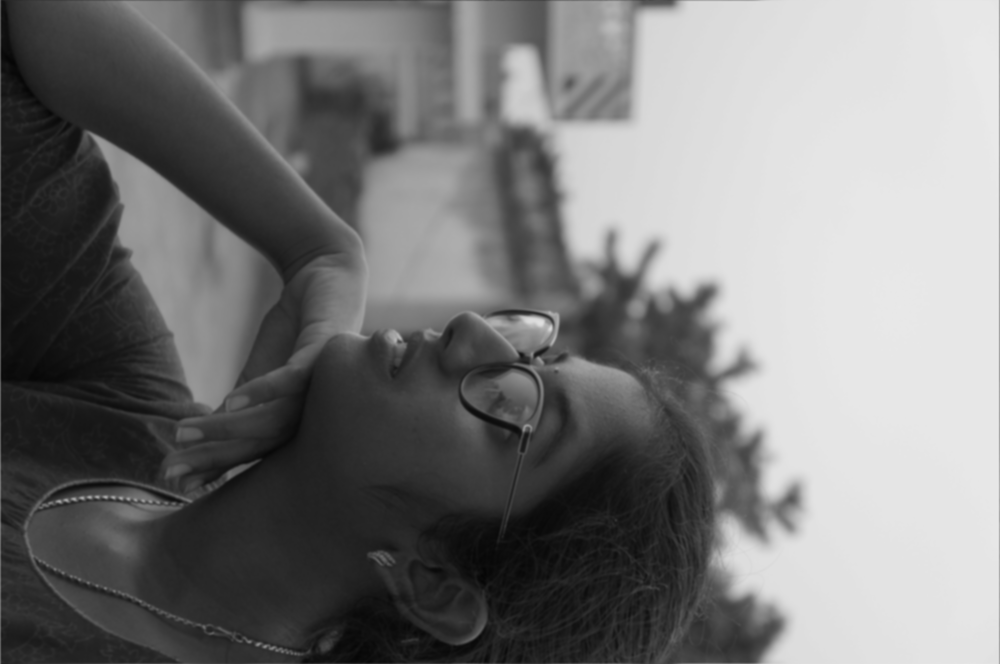
#> input picture output/02_blur_spatial.png, 1000 x 664 px, shrunk from 4912 x 3264 before the run
$ python image_blur_analysis.py --image output/02_blur_spatial.png
#> lines starting #> are read from the running program, lines starting #| are printed output that depends on the picture
import argparse
import os

import numpy as np
from scipy import ndimage
from PIL import Image
import matplotlib.pyplot as plt


# Kernel builders
def box_kernel(size: int) -> np.ndarray:
    """Normalized box (mean) filter kernel of shape (size, size)."""
    return np.ones((size, size), dtype=np.float64) / (size * size)


def gaussian_kernel(size: int, sigma: float) -> np.ndarray:
    """Normalized 2D Gaussian kernel of shape (size, size)."""
    ax = np.arange(size) - (size - 1) / 2.0
    xx, yy = np.meshgrid(ax, ax)
    kernel = np.exp(-(xx ** 2 + yy ** 2) / (2.0 * sigma ** 2))
    return kernel / kernel.sum()


# (A) SPATIAL DOMAIN: direct convolution
def circular_convolution_spatial(image: np.ndarray, kernel: np.ndarray) -> np.ndarray:
    return ndimage.convolve(image, kernel, mode="wrap")


# (B) FREQUENCY DOMAIN: multiply Fourier transforms
def circular_convolution_frequency(image: np.ndarray, kernel: np.ndarray) -> np.ndarray:
    kh, kw = kernel.shape
    padded_kernel = np.zeros_like(image, dtype=np.float64)
    padded_kernel[:kh, :kw] = kernel
    padded_kernel = np.roll(padded_kernel, -(kh // 2), axis=0)
    padded_kernel = np.roll(padded_kernel, -(kw // 2), axis=1)

    F = np.fft.fft2(image)
    H = np.fft.fft2(padded_kernel)
    result = np.fft.ifft2(F * H)
    return np.real(result)


# --------------------------------------------------------------------------
# Helpers
# --------------------------------------------------------------------------
def synthetic_pattern() -> np.ndarray:
    n = 256
    xx, yy = np.meshgrid(np.arange(n), np.arange(n))
    img = (((xx // 16) + (yy // 16)) % 2) * 255.0
    img[100:156, 100:156] = 255.0  # a solid square for edge inspection
    return img


def load_grayscale(path: str | None, sample: str = "synthetic") -> np.ndarray:
#> called with path = 'output/02_blur_spatial.png', sample = 'synthetic'
    if path is not None:
        img = Image.open(path).convert("L")
#> img is the input picture: PIL image 1000x664 L; min 6, max 234, mean 120.4
        return np.asarray(img, dtype=np.float64)

    if sample == "synthetic":
        return synthetic_pattern()

    from skimage import data, color, img_as_float

    if sample == "cameraman":
        arr = data.camera()  # already grayscale
    elif sample == "baboon":
        try:
            arr = data.mandrill()  # some versions do have it
        except AttributeError:
            arr = color.rgb2gray(data.astronaut()) * 255.0
    else:
        raise ValueError(f"Unknown --sample '{sample}'")

    return np.asarray(arr, dtype=np.float64)


def save_gray(arr: np.ndarray, path: str) -> None:
    clipped = np.clip(arr, 0, 255).astype(np.uint8)
    Image.fromarray(clipped).save(path)

# Main
def main():
    parser = argparse.ArgumentParser(description="Spatial vs frequency-domain blurring")
    parser.add_argument("--image", type=str, default=None)
    parser.add_argument(
        "--sample",
        choices=["synthetic", "cameraman", "baboon"],
        default="synthetic",
        help="Built-in test image, used when --image is not given.",
    )
    parser.add_argument("--kernel", choices=["box", "gaussian"], default="gaussian")
    parser.add_argument("--size", type=int, default=15)
    parser.add_argument("--sigma", type=float, default=3.0)
    args = parser.parse_args()

    os.makedirs("output", exist_ok=True)

    image = load_grayscale(args.image, args.sample)
    kernel = (
        gaussian_kernel(args.size, args.sigma)
        if args.kernel == "gaussian"
        else box_kernel(args.size)
    )

    blur_spatial = circular_convolution_spatial(image, kernel)
    blur_frequency = circular_convolution_frequency(image, kernel)

    diff = np.abs(blur_spatial - blur_frequency)
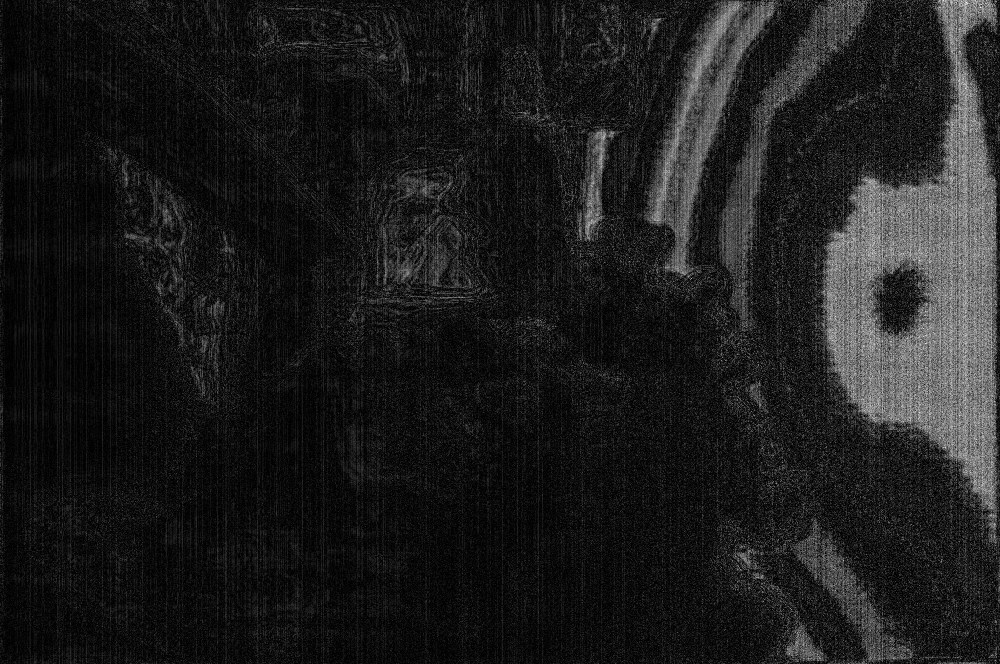
#> diff: shape (664, 1000) float64; min 0, max 6.82e-13, mean 7.8e-14; drawn with min black and max white
    mse = float(np.mean(diff ** 2))
#> mse = 1.45e-26
    max_err = float(np.max(diff))
#> max_err = 6.82e-13

    print("=" * 60)
    print(f"Kernel: {args.kernel}, size={args.size}, sigma={args.sigma}")
    print(f"MSE between spatial and frequency-domain results : {mse:.3e}")
#| MSE between spatial and frequency-domain results : 1.447e-26
    print(f"Max absolute pixel error                         : {max_err:.3e}")
#| Max absolute pixel error                         : 6.821e-13
    print("(Both should be ~0, i.e. numerical noise only, confirming")
    print(" that spatial convolution == frequency-domain multiplication.)")
    print("=" * 60)

    save_gray(image, "output/01_original.png")
    save_gray(blur_spatial, "output/02_blur_spatial.png")
    save_gray(blur_frequency, "output/03_blur_frequency.png")
    save_gray(diff / (diff.max() + 1e-9) * 255.0, "output/04_difference_map.png")
#> in save_gray (call 4), `clipped = np.clip(arr, 0, 255).astype(np.uint8)`: clipped: shape (664, 1000); every value is 0

    fig, axes = plt.subplots(1, 4, figsize=(16, 4))
    titles = ["Original", "Spatial-domain blur", "Frequency-domain blur", "|Difference| (scaled)"]
    imgs = [image, blur_spatial, blur_frequency, diff]
    for ax, title, im in zip(axes, titles, imgs):
        ax.imshow(im, cmap="gray")
        ax.set_title(title, fontsize=10)
        ax.axis("off")
#> this loop made 4 passes
#> title on passes 1 to 4: 'Original', 'Spatial-domain blur', 'Frequency-domain blur', '|Difference| (scaled)'
    plt.tight_layout()
    plt.savefig("output/comparison_figure.png", dpi=150)
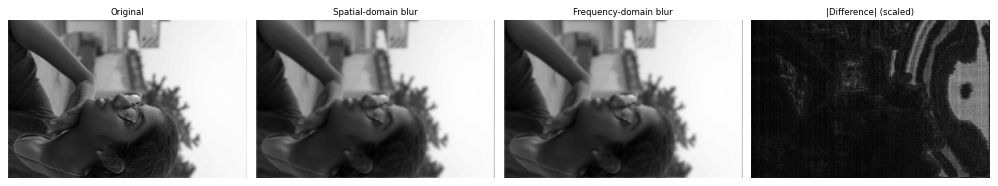
#> figure drawn by matplotlib, 4 panels
    print("Saved figures to ./output/")


if __name__ == "__main__":
    main()
